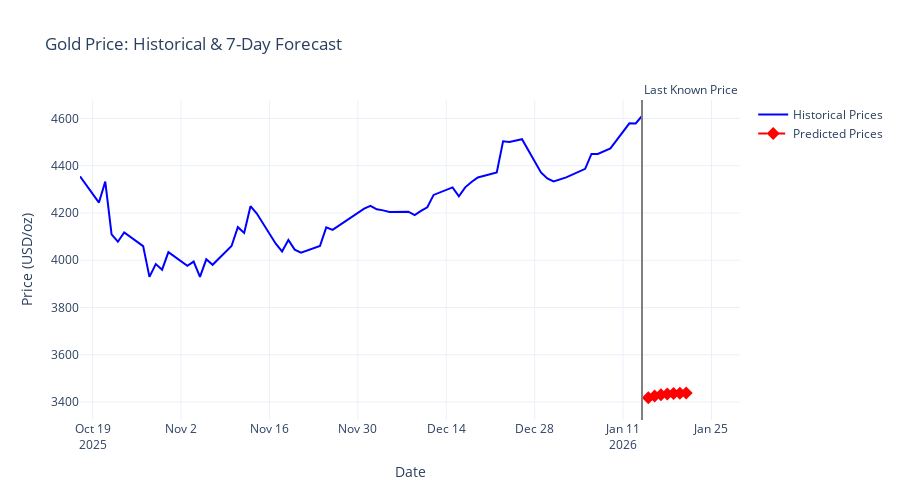

Write notebook code for a chart like this one.
### Code cell
# Visualize Future Predictions
fig = go.Figure()

# Add recent historical prices (last 90 days)
recent_data = df_features.last('90D')

fig.add_trace(go.Scatter(
    x=recent_data.index,
    y=recent_data['Close'],
    name='Historical Prices',
    mode='lines',
    line=dict(color='blue', width=2)
))

# Add future predictions
fig.add_trace(go.Scatter(
    x=future_dates,
    y=future_predictions,
    name='Predicted Prices',
    mode='lines+markers',
    line=dict(color='red', width=2, dash='dash'),
    marker=dict(size=10, symbol='diamond')
))

# Add vertical line at last known date (robust for Timestamp handling)
last_date_line = pd.to_datetime(last_date).to_pydatetime()
fig.add_shape(
    type='line',
    x0=last_date_line, x1=last_date_line,
    y0=0, y1=1,
    xref='x', yref='paper',
    line=dict(color='gray', width=2)
)
fig.add_annotation(
    x=last_date_line, y=1, xref='x', yref='paper',
    text='Last Known Price',
    showarrow=False,
    yanchor='bottom',
    xanchor='left'
)

fig.update_layout(
    title='Gold Price: Historical & 7-Day Forecast',
    xaxis_title='Date',
    yaxis_title='Price (USD/oz)',
    template='plotly_white',
    hovermode='x unified',
    height=500
)

fig.show()
